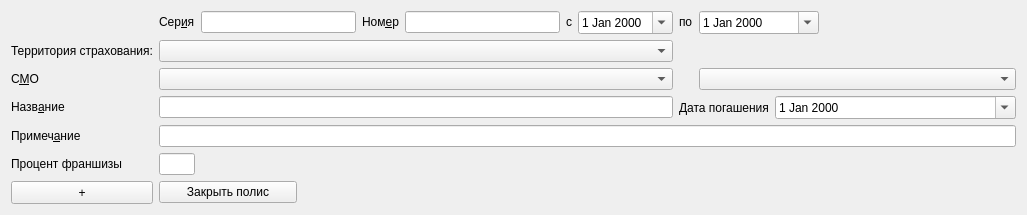
            <widget class="QFrame" name="frmVoluntaryPolicy">
             <layout class="QGridLayout" name="gridLayout_12">
              <item row="5" column="1" colspan="10">
               <widget class="QLineEdit" name="edtVoluntaryPolisNote"/>
              </item>
              <item row="0" column="6">
               <widget class="CDateEdit" name="edtVoluntaryPolisBegDate">
                <property name="sizePolicy">
                 <sizepolicy hsizetype="Maximum" vsizetype="Fixed">
                  <horstretch>0</horstretch>
                  <verstretch>0</verstretch>
                 </sizepolicy>
                </property>
                <property name="calendarPopup">
                 <bool>true</bool>
                </property>
               </widget>
              </item>
              <item row="3" column="0">
               <widget class="QLabel" name="lblVoluntaryPolisName">
                <property name="sizePolicy">
                 <sizepolicy hsizetype="Preferred" vsizetype="Fixed">
                  <horstretch>0</horstretch>
                  <verstretch>0</verstretch>
                 </sizepolicy>
                </property>
                <property name="text">
                 <string>Назв&amp;ание</string>
                </property>
                <property name="buddy">
                 <cstring>edtVoluntaryPolisName</cstring>
                </property>
               </widget>
              </item>
              <item row="0" column="4">
               <widget class="QLineEdit" name="edtVoluntaryPolisNumber">
                <property name="sizePolicy">
                 <sizepolicy hsizetype="Preferred" vsizetype="Fixed">
                  <horstretch>0</horstretch>
                  <verstretch>0</verstretch>
                 </sizepolicy>
                </property>
                <property name="minimumSize">
                 <size>
                  <width>155</width>
                  <height>0</height>
                 </size>
                </property>
                <property name="text">
                 <string/>
                </property>
                <property name="maxLength">
                 <number>35</number>
                </property>
               </widget>
              </item>
              <item row="0" column="7">
               <widget class="QLabel" name="label_6">
                <property name="sizePolicy">
                 <sizepolicy hsizetype="Maximum" vsizetype="Fixed">
                  <horstretch>0</horstretch>
                  <verstretch>0</verstretch>
                 </sizepolicy>
                </property>
                <property name="text">
                 <string>по</string>
                </property>
                <property name="buddy">
                 <cstring>edtVoluntaryPolisEndDate</cstring>
                </property>
               </widget>
              </item>
              <item row="2" column="0">
               <widget class="QLabel" name="lblVoluntaryPolisCompany">
                <property name="sizePolicy">
                 <sizepolicy hsizetype="Preferred" vsizetype="Fixed">
                  <horstretch>0</horstretch>
                  <verstretch>0</verstretch>
                 </sizepolicy>
                </property>
                <property name="text">
                 <string>С&amp;МО</string>
                </property>
                <property name="buddy">
                 <cstring>cmbVoluntaryPolisCompany</cstring>
                </property>
               </widget>
              </item>
              <item row="0" column="3">
               <widget class="QLabel" name="lblVoluntaryPolisNumber">
                <property name="sizePolicy">
                 <sizepolicy hsizetype="Preferred" vsizetype="Fixed">
                  <horstretch>0</horstretch>
                  <verstretch>0</verstretch>
                 </sizepolicy>
                </property>
                <property name="text">
                 <string>Ном&amp;ер</string>
                </property>
                <property name="margin">
                 <number>0</number>
                </property>
                <property name="buddy">
                 <cstring>edtVoluntaryPolisNumber</cstring>
                </property>
               </widget>
              </item>
              <item row="0" column="2">
               <widget class="CPolicySerialEdit" name="edtVoluntaryPolisSerial">
                <property name="sizePolicy">
                 <sizepolicy hsizetype="Preferred" vsizetype="Fixed">
                  <horstretch>0</horstretch>
                  <verstretch>0</verstretch>
                 </sizepolicy>
                </property>
                <property name="minimumSize">
                 <size>
                  <width>155</width>
                  <height>0</height>
                 </size>
                </property>
               </widget>
              </item>
              <item row="0" column="5">
               <widget class="QLabel" name="label_5">
                <property name="sizePolicy">
                 <sizepolicy hsizetype="Maximum" vsizetype="Fixed">
                  <horstretch>0</horstretch>
                  <verstretch>0</verstretch>
                 </sizepolicy>
                </property>
                <property name="text">
                 <string>с</string>
                </property>
                <property name="buddy">
                 <cstring>edtVoluntaryPolisBegDate</cstring>
                </property>
               </widget>
              </item>
              <item row="3" column="9" colspan="2">
               <widget class="CDateEdit" name="edtVoluntaryPolisDischargeDate">
                <property name="sizePolicy">
                 <sizepolicy hsizetype="Preferred" vsizetype="Fixed">
                  <horstretch>0</horstretch>
                  <verstretch>0</verstretch>
                 </sizepolicy>
                </property>
                <property name="calendarPopup">
                 <bool>true</bool>
                </property>
               </widget>
              </item>
              <item row="0" column="1">
               <widget class="QLabel" name="lblVoluntaryPolisSerial">
                <property name="sizePolicy">
                 <sizepolicy hsizetype="Minimum" vsizetype="Fixed">
                  <horstretch>0</horstretch>
                  <verstretch>0</verstretch>
                 </sizepolicy>
                </property>
                <property name="text">
                 <string>Сер&amp;ия</string>
                </property>
                <property name="buddy">
                 <cstring>edtVoluntaryPolisSerial</cstring>
                </property>
               </widget>
              </item>
              <item row="0" column="10">
               <spacer name="horizontalSpacer_7">
                <property name="orientation">
                 <enum>Qt::Horizontal</enum>
                </property>
                <property name="sizeHint" stdset="0">
                 <size>
                  <width>40</width>
                  <height>20</height>
                 </size>
                </property>
               </spacer>
              </item>
              <item row="0" column="8" colspan="2">
               <widget class="CDateEdit" name="edtVoluntaryPolisEndDate">
                <property name="sizePolicy">
                 <sizepolicy hsizetype="Preferred" vsizetype="Fixed">
                  <horstretch>0</horstretch>
                  <verstretch>0</verstretch>
                 </sizepolicy>
                </property>
                <property name="calendarPopup">
                 <bool>true</bool>
                </property>
               </widget>
              </item>
              <item row="3" column="7" colspan="2">
               <widget class="QLabel" name="lblVoluntaryPolisDischargeDate">
                <property name="text">
                 <string>Дата погашения</string>
                </property>
                <property name="buddy">
                 <cstring>edtVoluntaryPolisDischargeDate</cstring>
                </property>
               </widget>
              </item>
              <item row="3" column="1" colspan="6">
               <widget class="QLineEdit" name="edtVoluntaryPolisName"/>
              </item>
              <item row="1" column="0">
               <widget class="QLabel" name="lblVoluntaryInsuranceArea">
                <property name="text">
                 <string>Территория страхования:</string>
                </property>
                <property name="buddy">
                 <cstring>cmbVoluntaryInsuranceArea</cstring>
                </property>
               </widget>
              </item>
              <item row="5" column="0">
               <widget class="QLabel" name="lblVoluntaryPolisNote">
                <property name="sizePolicy">
                 <sizepolicy hsizetype="Preferred" vsizetype="Fixed">
                  <horstretch>0</horstretch>
                  <verstretch>0</verstretch>
                 </sizepolicy>
                </property>
                <property name="text">
                 <string>Примеч&amp;ание</string>
                </property>
                <property name="buddy">
                 <cstring>edtVoluntaryPolisNote</cstring>
                </property>
               </widget>
              </item>
              <item row="2" column="8" colspan="3">
               <widget class="CRBComboBox" name="cmbVoluntaryPolisType">
                <property name="sizeAdjustPolicy">
                 <enum>QComboBox::AdjustToMinimumContentsLength</enum>
                </property>
               </widget>
              </item>
              <item row="2" column="1" colspan="6">
               <widget class="CInsurerComboBox" name="cmbVoluntaryPolisCompany">
                <property name="sizeAdjustPolicy">
                 <enum>QComboBox::AdjustToMinimumContentsLength</enum>
                </property>
               </widget>
              </item>
              <item row="1" column="1" colspan="6">
               <widget class="CInsuranceAreaKLADRComboBox" name="cmbVoluntaryInsuranceArea">
                <property name="sizePolicy">
                 <sizepolicy hsizetype="Preferred" vsizetype="Fixed">
                  <horstretch>0</horstretch>
                  <verstretch>0</verstretch>
                 </sizepolicy>
                </property>
               </widget>
              </item>
              <item row="7" column="0">
               <widget class="QPushButton" name="btnAddDMCPolicy">
                <property name="minimumSize">
                 <size>
                  <width>132</width>
                  <height>23</height>
                 </size>
                </property>
                <property name="toolTip">
                 <string>&lt;html&gt;&lt;head/&gt;&lt;body&gt;&lt;p align=&quot;justify&quot;&gt;Позволяет добавить новый полис, путем сохранения старого полиса в таблице &amp;quot;Документы/Полисы&amp;quot; и очищением полей &amp;quot;Тип полиса&amp;quot;, &amp;quot;Серия&amp;quot;, &amp;quot;Номер&amp;quot;, дат, &amp;quot;СМО&amp;quot;, и т.п.&lt;/p&gt;&lt;p align=&quot;justify&quot;&gt;Помните, что текущий полис отображен в этих полях. &lt;/p&gt;&lt;p align=&quot;justify&quot;&gt;При нажатии на эту кнопку произойдет смена текущего полиса на новый, причем данные нового полиса вы должны заполнить. В случае не заполнения полей, новый полис не добавиться в базу данных и предыдущий полис станет текущим.&lt;/p&gt;&lt;/body&gt;&lt;/html&gt;</string>
                </property>
                <property name="text">
                 <string>+</string>
                </property>
               </widget>
              </item>
              <item row="6" column="0">
               <widget class="QLabel" name="lblPercent">
                <property name="text">
                 <string>Процент франшизы</string>
                </property>
               </widget>
              </item>
              <item row="6" column="1">
               <widget class="QLineEdit" name="edtDMCPercent">
                <property name="sizePolicy">
                 <sizepolicy hsizetype="Ignored" vsizetype="Fixed">
                  <horstretch>0</horstretch>
                  <verstretch>0</verstretch>
                 </sizepolicy>
                </property>
               </widget>
              </item>
              <item row="7" column="1">
               <widget class="QPushButton" name="btnCloseDMCPolicy">
                <property name="sizePolicy">
                 <sizepolicy hsizetype="Ignored" vsizetype="Fixed">
                  <horstretch>0</horstretch>
                  <verstretch>0</verstretch>
                 </sizepolicy>
                </property>
                <property name="minimumSize">
                 <size>
                  <width>138</width>
                  <height>0</height>
                 </size>
                </property>
                <property name="maximumSize">
                 <size>
                  <width>138</width>
                  <height>16777215</height>
                 </size>
                </property>
                <property name="text">
                 <string>Закрыть полис</string>
                </property>
               </widget>
              </item>
             </layout>
             <zorder>edtVoluntaryPolisNote</zorder>
             <zorder>edtVoluntaryPolisSerial</zorder>
             <zorder>horizontalSpacer_7</zorder>
             <zorder>cmbVoluntaryPolisType</zorder>
             <zorder>edtVoluntaryPolisBegDate</zorder>
             <zorder>edtVoluntaryPolisEndDate</zorder>
             <zorder>edtVoluntaryPolisDischargeDate</zorder>
             <zorder>label_6</zorder>
             <zorder>lblVoluntaryPolisNumber</zorder>
             <zorder>edtVoluntaryPolisName</zorder>
             <zorder>lblVoluntaryPolisName</zorder>
             <zorder>label_5</zorder>
             <zorder>cmbVoluntaryPolisCompany</zorder>
             <zorder>lblVoluntaryPolisSerial</zorder>
             <zorder>lblVoluntaryPolisDischargeDate</zorder>
             <zorder>edtVoluntaryPolisNumber</zorder>
             <zorder>lblVoluntaryPolisNote</zorder>
             <zorder>lblVoluntaryPolisCompany</zorder>
             <zorder>lblVoluntaryInsuranceArea</zorder>
             <zorder>cmbVoluntaryInsuranceArea</zorder>
             <zorder>btnAddDMCPolicy</zorder>
             <zorder>lblPercent</zorder>
             <zorder>edtDMCPercent</zorder>
             <zorder>btnCloseDMCPolicy</zorder>
            </widget>
